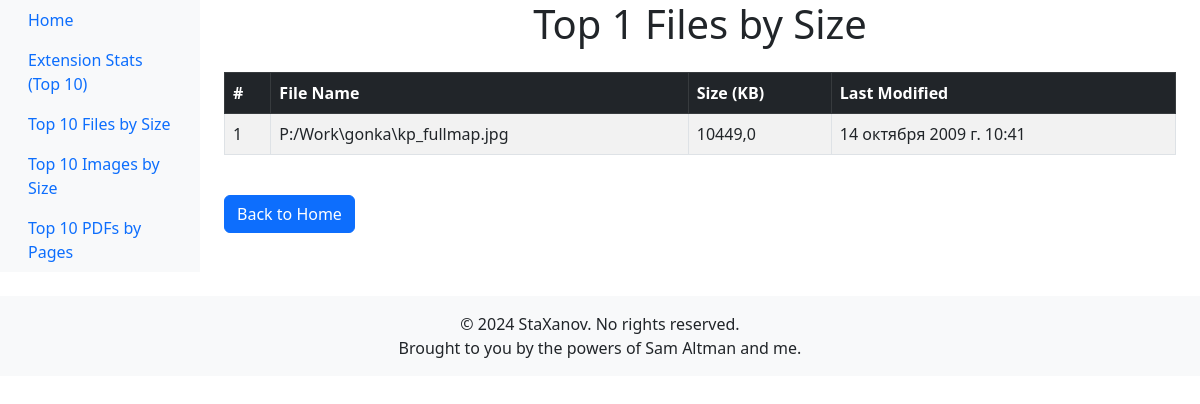
The app's page /stknapp/top/1/bysize/, older data.
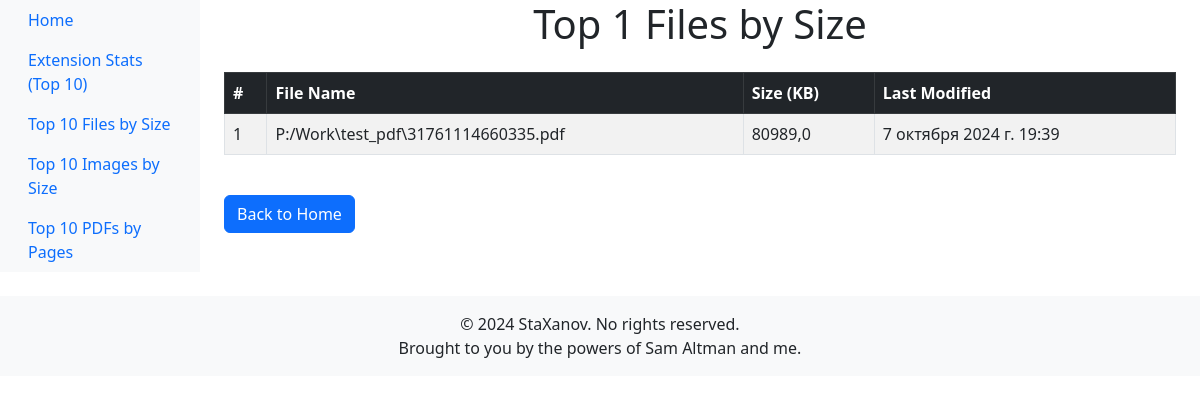
The same page, newer data.
### stknapp/models.py (models this page shows, shortened)
class FileInfo(models.Model):
    path = models.CharField(max_length=200)
    extension = models.CharField(max_length=10, null=True, blank=True)
    is_folder = models.BooleanField(null=True)
    size = models.FloatField()
    last_modified = models.DateTimeField(null=True, blank=True)
    created_time = models.DateTimeField(auto_now_add=True)
    is_container = models.BooleanField(null=True, blank=True)
    parent_object = models.CharField(null=True, blank=True, max_length=200)
    within_container = models.BooleanField(null=True)
    Office_last_mod_time = models.DateTimeField(null=True, blank=True)
    Office_last_mod_by = models.CharField(max_length=50, null=True, blank=True)
    XLS_num_sheets = models.IntegerField(null=True, blank=True)
    PDF_num_pages = models.IntegerField(null=True, blank=True)
    PDF_layout = models.CharField(max_length=20, null=True, blank=True)
    MP3_track_title = models.CharField(max_length=100, null=True, blank=True)
    MP3_artist = models.CharField(max_length=100, null=True, blank=True)
    MP3_duration = models.CharField(max_length=10, null=True, blank=True)
    AUD_bitrate = models.CharField(max_length=10, null=True, blank=True)
    IMG_size = models.FloatField(null=True, blank=True)
    IMG_dpi = models.CharField(max_length=10, null=True, blank=True)
    IMG_device = models.CharField(max_length=20, null=True, blank=True)

### stknapp/views.py (the view)
# urls.py: path("top/<int:num>/bysize/", views.sizetop, name="sizetop"),
def sizetop(request, num):
    try:
        num = int(num)  # строку в инт
        top_files = FileInfo.objects.order_by('-size')[:num]
        context = {
            "top_files": top_files,
            "num": num,
        }
        return render(request, "sizetop.html", context)
    except ValueError:
        return render(request, "sizetop.html", {"error": "Invalid number of files specified."})

### stknapp/templates/sizetop.html (shortened to what this page needs)
{% extends "base.html" %}
{% block content %}
<h1 class="text-center">Top {{ num }} Files by Size</h1>
{% if top_files %}
    <table class="table table-striped table-bordered mt-4">
        <thead class="table-dark">
            <tr>
                <th>#</th>
                <th>File Name</th>
                <th>Size (KB)</th>
                <th>Last Modified</th>
            </tr>
        </thead>
        <tbody>
            {% for file in top_files %}
                <tr>
                    <td>{{ forloop.counter }}</td>
                    <td>{{ file.path }}</td>
                    <td>{{ file.size }}</td>
                    <td>{{ file.last_modified }}</td>
                </tr>
            {% endfor %}
        </tbody>
    </table>
{% else %}
    <p class="text-center mt-4">No files found.</p>
{% endif %}
<a href="/stknapp" class="btn btn-primary mt-4">Back to Home</a>
{% endblock %}

Row changes from the older to the newer data that the page shows:
removed FileInfo: path "P:/Work\\gonka\\kp_fullmap.jpg", size "10449,0", last_modified "14 октября 2009 г. 10:41"
added FileInfo: path "P:/Work\\test_pdf\\31761114660335.pdf", size "80989,0", last_modified "7 октября 2024 г. 19:39"
